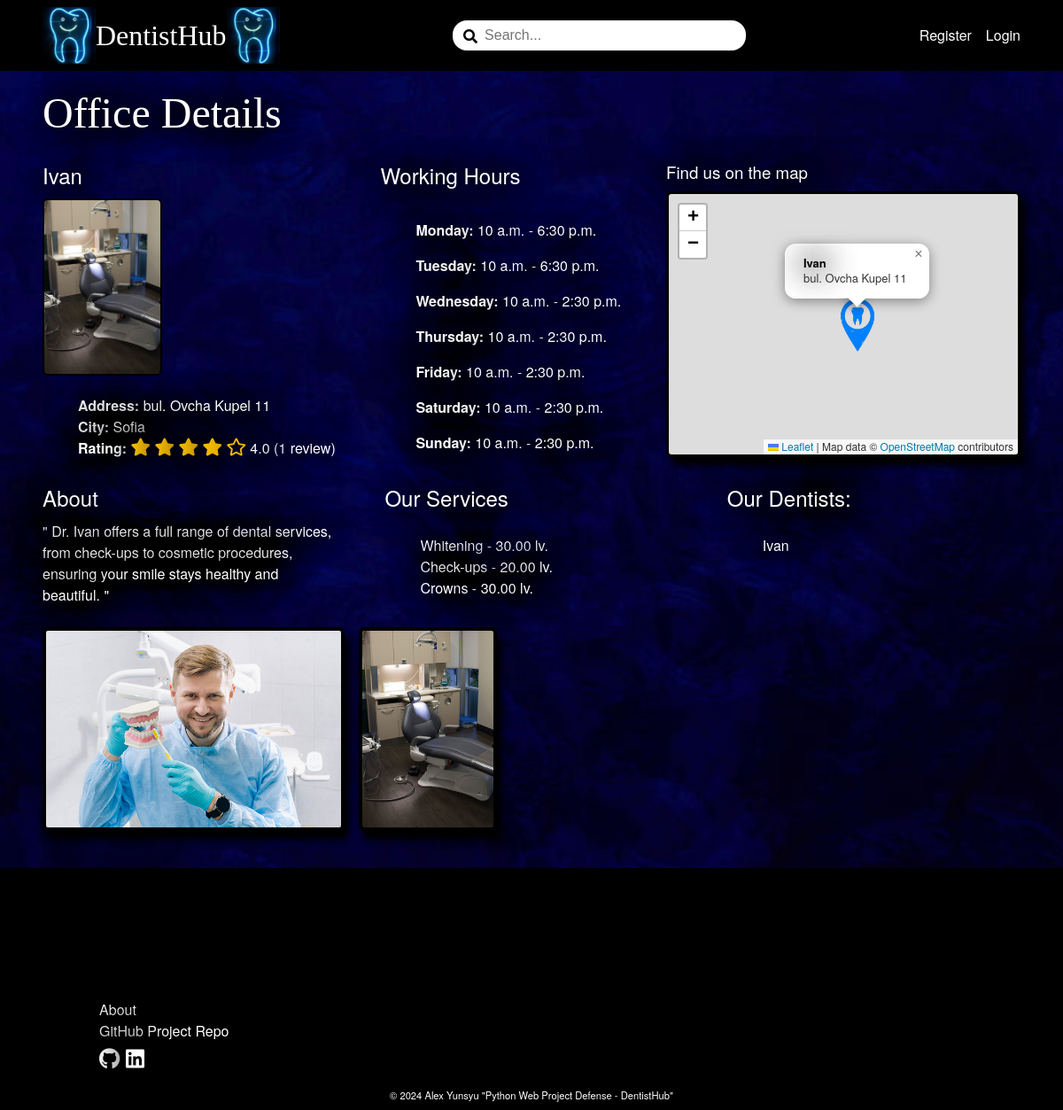
Page /dentistsoffice/ivan/profile/ on the earlier database version.
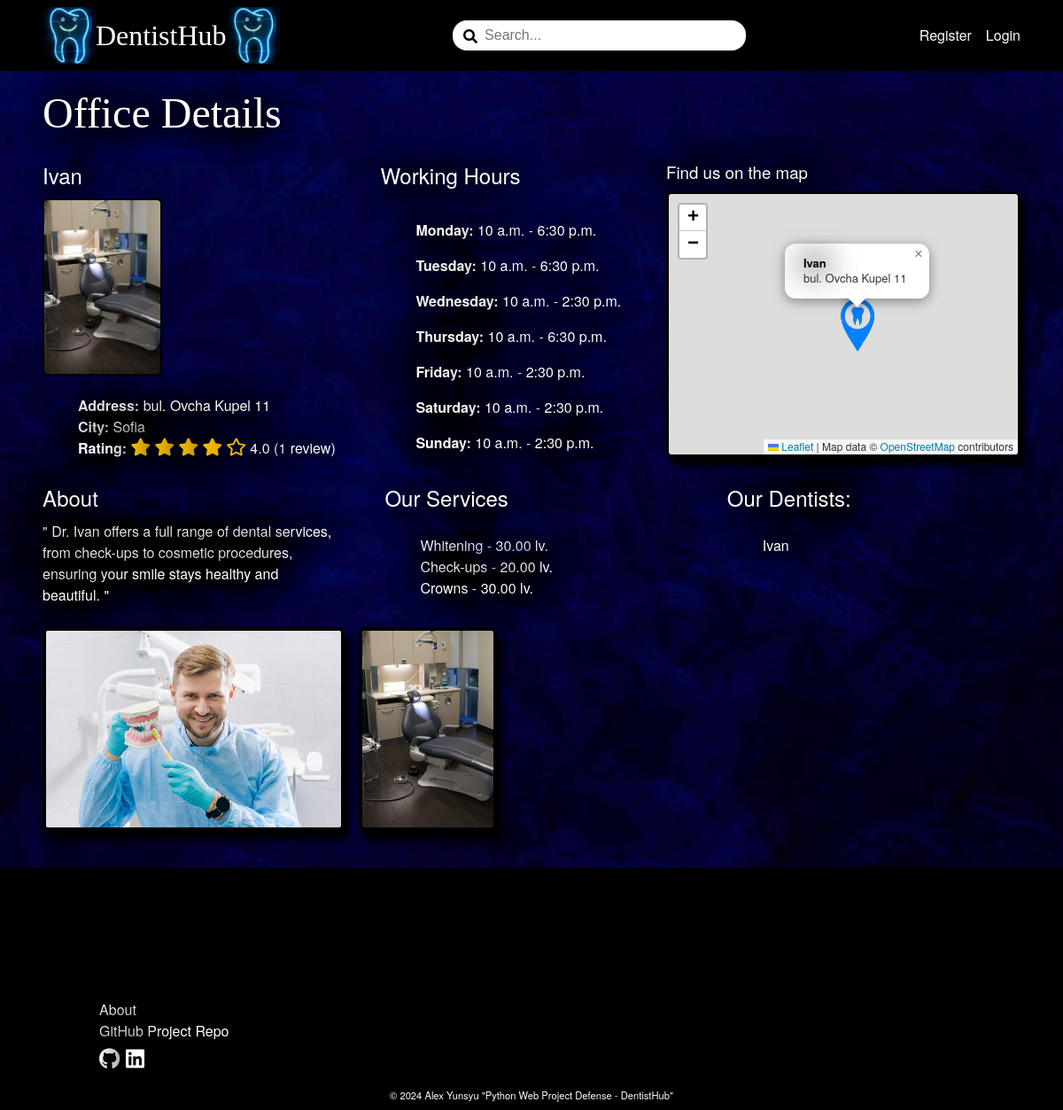
Same page on the later database version.
### DentistBook/dentistsoffice/models.py (models this page shows, shortened)
class DentistsofficeWorkingHours(models.Model):
    WEEKDAYS = (
        (0, 'Monday'),
        (1, 'Tuesday'),
        (2, 'Wednesday'),
        (3, 'Thursday'),
        (4, 'Friday'),
        (5, 'Saturday'),
        (6, 'Sunday'),
    )
    TIME_SLOT_CHOICES = []
    for hour in range(0, 24):
        for minute in range(0, 60, 30):
            time_slot = time(hour, minute)
            display_text = time_slot.strftime('%H:%M')
            TIME_SLOT_CHOICES.append((time_slot, display_text))
    dentistsoffice = models.ForeignKey(
        DentistsofficeProfile,
        on_delete=models.CASCADE
    )
    day = models.IntegerField(
        choices=WEEKDAYS,
        null=False,
        blank=False
    )
    start_time = models.TimeField(
        choices=TIME_SLOT_CHOICES,
        null=True,
        blank=True
    )
    end_time = models.TimeField(
        choices=TIME_SLOT_CHOICES,
        null=True,
        blank=True
    )
    class Meta:
        unique_together = ('dentistsoffice', 'day')
        verbose_name_plural = 'Dentists office Working Hours'

### DentistBook/dentistsoffice/views.py (the view)
# urls.py: path('<slug:slug>/profile/', DentistsofficeProfileDetailsView.as_view(), name='dentistsoffice-details'),
class DentistsofficeProfileDetailsView(views.DetailView):
    model = DentistsofficeProfile
    template_name = 'dentistsoffice/dentistsoffice-details.html'
    context_object_name = 'dentistsoffice_profile'
    def get_context_data(self, **kwargs):
        context = super().get_context_data(**kwargs)
        dentistsoffice_rating = Review.objects.filter(dentistsoffice=self.object.pk).aggregate(Avg('rating'))['rating__avg']
        dentistsoffice_reviews_count = Review.objects.filter(dentistsoffice=self.object.pk).count()
        context['dentistsoffice_rating'] = dentistsoffice_rating
        context['dentistsoffice_reviews_count'] = dentistsoffice_reviews_count
        return context

### DentistBook/dentistsoffice/templatetags/dentistsoffice_custom_filters.py (called while the page is built)
@register.filter
def weekday_name(value):
    return WEEKDAYS[value]

### DentistBook/dentistsoffice/templates/dentistsoffice/dentistsoffice-details.html (shortened to what the changed rows need)
{% extends 'base.html' %}
{% load static %}
{% load dentistsoffice_custom_filters %}
{% load custom_filters %}
{% block content %}
<link rel="stylesheet" href="https://cdn.jsdelivr.net/npm/leaflet@1.7.1/dist/leaflet.css" />
    <div class="wall-dentistsoffice-picture-container">
        <div class="main-container">
        <div class="dentistsoffice-header">
            <h1>Office Details</h1>
        </div>
        <div class="dentistsoffice-details-wrapper">
            <div class="dentistsoffice-details">
                    <h2>{{ object.name }}</h2>
            </div>
            <div class="working-hours">
                <h2>Working Hours</h2>
                <ul>
                    {% for weekday in object.dentistsofficeworkinghours_set.all|dictsort:'day' %}
                        {% if object.pk == request.user.pk %}
                            <a href="{% url 'working-hours-details' slug=object.slug pk=weekday.pk %}">
                                {% if weekday.start_time and weekday.end_time %}
                                    <li><b>{{ weekday.day|weekday_name }}:</b> {{ weekday.start_time }} - {{ weekday.end_time }}</li>
                                {% else %}
                                    <li><b>{{ weekday.day|weekday_name }}:</b> <img src="{% static 'images/closed_sign.jpg'%}" alt="closed" class="closed-sign"></li>
                                {% endif %}
                            </a>
                        {% else %}
                            {% if weekday.start_time and weekday.end_time %}
                                <li><b>{{ weekday.day|weekday_name }}:</b> {{ weekday.start_time }} - {{ weekday.end_time }}</li>
                            {% else %}
                                <li><b>{{ weekday.day|weekday_name }}:</b> <img src="{% static 'images/closed_sign.jpg'%}" alt="closed" class="closed-sign"></li>
                            {% endif %}
                        {% endif %}
                    {% endfor %}
                </ul>
            </div>
        </div>
        <div class="dentistsoffice-details-wrapper2">
            <div class="about">
                <h2>About</h2>
            </div>
            <div class="services">
                <h2>Our Services</h2>
            </div>
            <div class="dentists-list">
                <h2>Our Dentists:</h2>
            </div>
        </div>
    </div>
    </div>
{% endblock %}

Differences in the rows shown:
changed DentistsofficeWorkingHours "Thursday": end_time "2:30 p.m." → "6:30 p.m."
